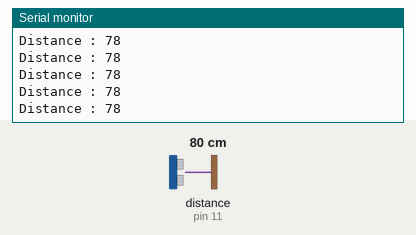
A sketch run on a simulated Arduino Uno, built with avr-gcc and run on an emulated ATmega328P. On the bench: the last lines printed to the serial monitor. Wiring (inferred from the names in the program): ultrasonic range finder: trigger pin 10; echo pin 11. The test bench sets the inputs (shaded band); at power-on: distance to the obstacle (sensor on pin 11) 80 cm. The echo pulse lasts 58.3 µs per cm.

Above: at 1.2 s.
1.3 s: distance to the obstacle (sensor on pin 11) set to 60 cm
At 1.8 s:
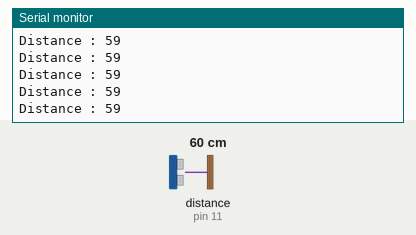
4.3 s: distance to the obstacle (sensor on pin 11) set to 2 cm
At 5.3 s:
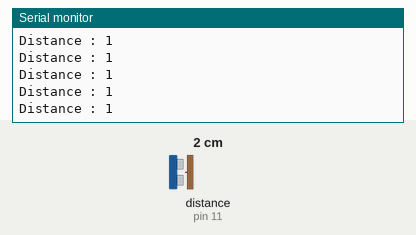
Timing chart, 0 to 6.1 s (numbered marks = the images above; inputs shaded):
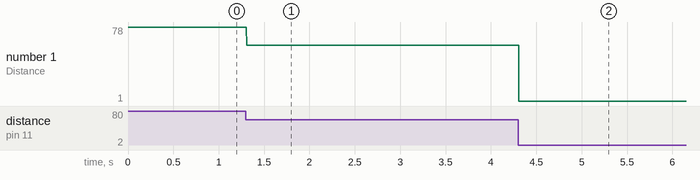

Measured:
- after the input at 1.3 s, the serial monitor: prints a new line at once (image 1)
- after the input at 4.3 s, the serial monitor: prints a new line at once (image 2)
- plotted number 1: 78 → 59 after the input at 1.3 s, 59 → 1 after the input at 4.3 s

The sketch:

ultrasonic-sensor-distance.ino
```cpp
long duration;
int distance;

const int trigPin = 10;
const int echoPin = 11;

void setup() {
  // put your setup code here, to run once:
  pinMode(trigPin, OUTPUT);
  pinMode(echoPin, INPUT);
  Serial.begin(115200);
}

void loop() {
  // put your main code here, to run repeatedly:
  digitalWrite(trigPin, LOW);
  delayMicroseconds(2);

  digitalWrite(trigPin, HIGH);
  delayMicroseconds(10);

  digitalWrite(trigPin, LOW);

  duration = pulseIn(echoPin, HIGH);

  distance = duration * 0.034 / 2;

  Serial.print("Distance : ");
  Serial.println(distance);
}
```
